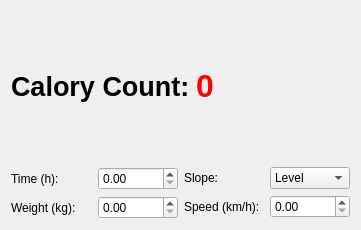
<?xml version="1.0" encoding="UTF-8"?>
<ui version="4.0">
 <class>Widget</class>
 <widget class="QWidget" name="Widget">
  <property name="geometry">
   <rect>
    <x>0</x>
    <y>0</y>
    <width>361</width>
    <height>230</height>
   </rect>
  </property>
  <property name="windowTitle">
   <string>Widget</string>
  </property>
  <layout class="QVBoxLayout" name="verticalLayout_4">
   <item>
    <layout class="QVBoxLayout" name="verticalLayout_3">
     <item>
      <layout class="QHBoxLayout" name="horizontalLayout_6">
       <item>
        <widget class="QLabel" name="label">
         <property name="font">
          <font>
           <pointsize>20</pointsize>
           <bold>true</bold>
          </font>
         </property>
         <property name="layoutDirection">
          <enum>Qt::LeftToRight</enum>
         </property>
         <property name="text">
          <string>Calory Count:</string>
         </property>
         <property name="wordWrap">
          <bool>false</bool>
         </property>
        </widget>
       </item>
       <item>
        <widget class="QLabel" name="label_2">
         <property name="font">
          <font>
           <pointsize>24</pointsize>
           <bold>true</bold>
          </font>
         </property>
         <property name="styleSheet">
          <string notr="true">color: rgb(255, 0, 0);</string>
         </property>
         <property name="locale">
          <locale language="Spanish" country="Spain"/>
         </property>
         <property name="frameShape">
          <enum>QFrame::NoFrame</enum>
         </property>
         <property name="frameShadow">
          <enum>QFrame::Plain</enum>
         </property>
         <property name="text">
          <string>0</string>
         </property>
        </widget>
       </item>
      </layout>
     </item>
     <item>
      <layout class="QHBoxLayout" name="horizontalLayout_5">
       <item>
        <layout class="QVBoxLayout" name="verticalLayout">
         <item>
          <layout class="QHBoxLayout" name="horizontalLayout_2">
           <item>
            <widget class="QLabel" name="label_3">
             <property name="text">
              <string>Time (h):</string>
             </property>
            </widget>
           </item>
           <item>
            <widget class="QDoubleSpinBox" name="doubleSpinBox_Time">
             <property name="cursor">
              <cursorShape>PointingHandCursor</cursorShape>
             </property>
            </widget>
           </item>
          </layout>
         </item>
         <item>
          <layout class="QHBoxLayout" name="horizontalLayout">
           <item>
            <widget class="QLabel" name="label_4">
             <property name="text">
              <string>Weight (kg):</string>
             </property>
            </widget>
           </item>
           <item>
            <widget class="QDoubleSpinBox" name="doubleSpinBox_Weight">
             <property name="cursor">
              <cursorShape>PointingHandCursor</cursorShape>
             </property>
            </widget>
           </item>
          </layout>
         </item>
        </layout>
       </item>
       <item>
        <layout class="QVBoxLayout" name="verticalLayout_2">
         <item>
          <layout class="QHBoxLayout" name="horizontalLayout_3">
           <item>
            <widget class="QLabel" name="label_5">
             <property name="text">
              <string>Slope:</string>
             </property>
            </widget>
           </item>
           <item>
            <widget class="QComboBox" name="comboBox_Slope">
             <property name="cursor">
              <cursorShape>PointingHandCursor</cursorShape>
             </property>
             <item>
              <property name="text">
               <string>Level</string>
              </property>
             </item>
            </widget>
           </item>
          </layout>
         </item>
         <item>
          <layout class="QHBoxLayout" name="horizontalLayout_4">
           <item>
            <widget class="QLabel" name="label_6">
             <property name="text">
              <string>Speed (km/h):</string>
             </property>
            </widget>
           </item>
           <item>
            <widget class="QDoubleSpinBox" name="doubleSpinBox_Speed">
             <property name="cursor">
              <cursorShape>PointingHandCursor</cursorShape>
             </property>
            </widget>
           </item>
          </layout>
         </item>
        </layout>
       </item>
      </layout>
     </item>
    </layout>
   </item>
  </layout>
 </widget>
 <resources/>
 <connections/>
</ui>
